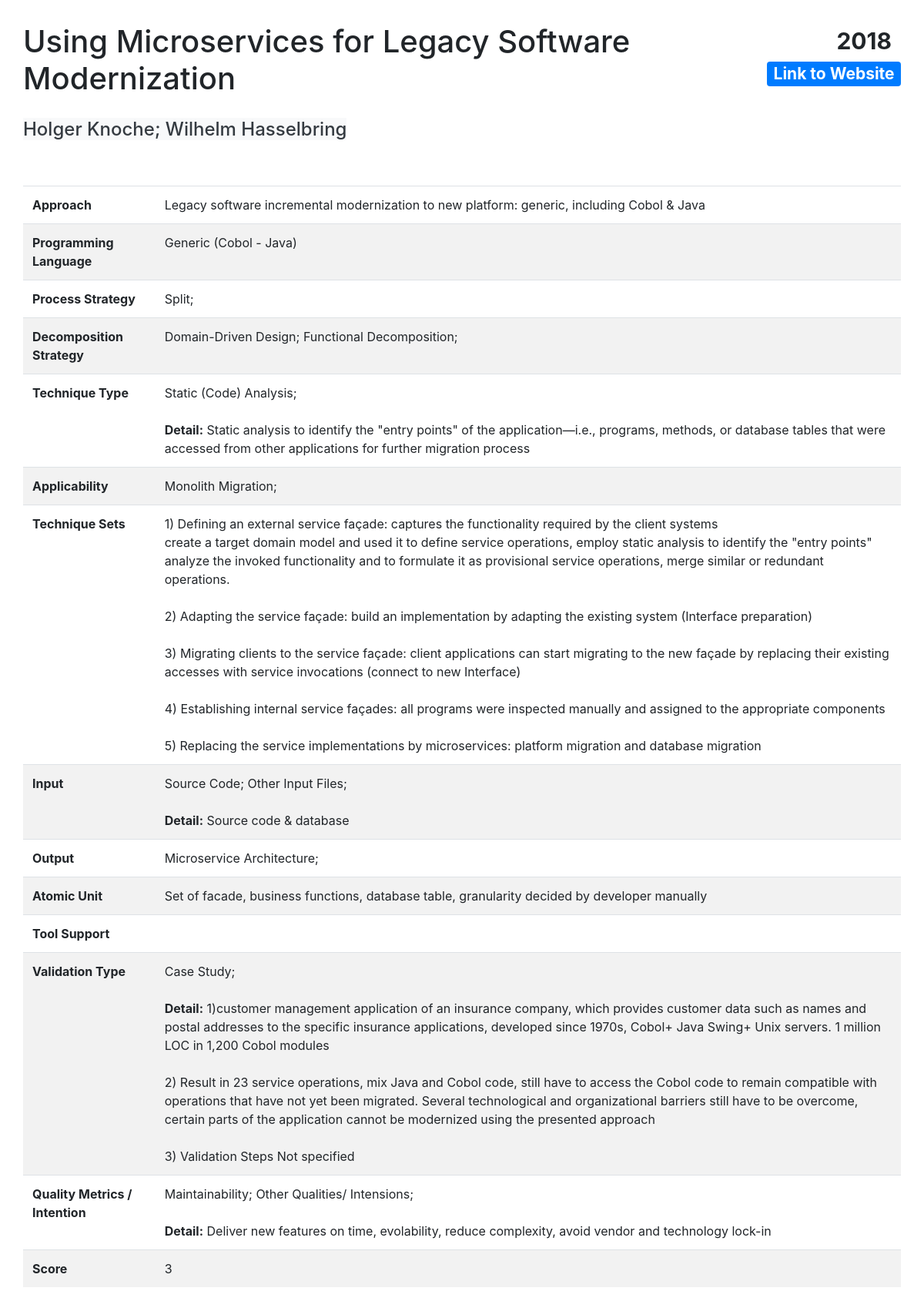
Page /result.php?id=60 on the committed database.
### tables this page shows
CREATE TABLE `contribution` (
  `id` int(11) NOT NULL,
  `Title` varchar(150) NOT NULL DEFAULT 'Title',
  `Year` year(4) NOT NULL DEFAULT 2000,
  `Authors` tinytext NOT NULL,
  `Link` varchar(250) NOT NULL DEFAULT 'Empty Link',
  `Approach` text NOT NULL,
  `Process_Rewrite` tinyint(4) NOT NULL DEFAULT 0 COMMENT 'Process Strategy',
  `Process_Extension` tinyint(4) NOT NULL DEFAULT 0 COMMENT 'Process Strategy',
  `Process_StranglerPattern` tinyint(4) NOT NULL DEFAULT 0 COMMENT 'Process Strategy',
  `Process_ContinuousEvolution` tinyint(4) NOT NULL DEFAULT 0 COMMENT 'Process Strategy',
  `Process_Split` tinyint(4) NOT NULL DEFAULT 0 COMMENT 'Process Strategy',
  `Process_Others` tinyint(4) NOT NULL DEFAULT 0 COMMENT 'Process Strategy',
  `ProcessDetail` mediumtext DEFAULT NULL,
  `Decomposition_DDD` tinyint(4) NOT NULL DEFAULT 0 COMMENT 'Decomposition Strategy',
  `Decomposition_FunctionalDecomposition` tinyint(4) NOT NULL DEFAULT 0 COMMENT 'Decomposition Strategy',
  `Decomposition_ExistingStructure` tinyint(4) NOT NULL DEFAULT 0 COMMENT 'Decomposition Strategy',
  `Decomposition_Others` tinyint(4) NOT NULL DEFAULT 0 COMMENT 'Decomposition Strategy',
  `DecompositionDetail` tinytext DEFAULT NULL,
  `TechniqueSet` mediumtext NOT NULL,
  `Technique_SCA` tinyint(4) NOT NULL DEFAULT 0 COMMENT 'Technique Type',
  `Technique_MDA` tinyint(4) NOT NULL DEFAULT 0 COMMENT 'Technique Type',
  `Technique_WDA` tinyint(4) NOT NULL DEFAULT 0 COMMENT 'Technique Type',
  `Technique_DMC` tinyint(4) NOT NULL DEFAULT 0 COMMENT 'Technique Type',
  `Technique_Others` tinyint(4) NOT NULL DEFAULT 0 COMMENT 'Technique Type',
  `TechniqueTypeDetail` mediumtext DEFAULT NULL,
  `Applicability_GR` tinyint(1) NOT NULL DEFAULT 0 COMMENT 'Applicability',
  `Applicability_MO` tinyint(1) NOT NULL DEFAULT 0 COMMENT 'Applicability',
  `AtomicUnit` tinytext DEFAULT NULL,
  `Input_SourceCode` tinyint(4) NOT NULL DEFAULT 0 COMMENT 'Input Choice',
  `Input_UseCase` tinyint(4) NOT NULL DEFAULT 0 COMMENT 'Input Choice',
  `Input_SystemSpecification` tinyint(4) NOT NULL DEFAULT 0 COMMENT 'Input Choice',
  `Input_API` tinyint(4) NOT NULL DEFAULT 0 COMMENT 'Input Choice',
  `Input_Others` tinyint(4) NOT NULL DEFAULT 0 COMMENT 'Input Choice',
  `InputDetail` tinytext DEFAULT NULL,
  `Output_List` tinyint(4) NOT NULL DEFAULT 0 COMMENT 'Output Choice',
  `Output_Archi` tinyint(4) NOT NULL DEFAULT 0 COMMENT 'Output Choice',
  `Output_Others` tinyint(4) NOT NULL DEFAULT 0 COMMENT 'Output Choice',
  `OutputDetail` tinytext DEFAULT NULL,
  `Tool` mediumtext DEFAULT NULL,
  `ProgramLanguage` mediumtext DEFAULT NULL,
  `Validation_Experiment` tinyint(4) NOT NULL DEFAULT 0 COMMENT 'Validation Type',
  `Validation_Example` tinyint(4) NOT NULL DEFAULT 0 COMMENT 'Validation Type',
  `Validation_CaseStudy` tinyint(4) NOT NULL DEFAULT 0 COMMENT 'Validation Type',
  `Validation_NoValidation` tinyint(4) NOT NULL DEFAULT 0 COMMENT 'Validation Type',
  `ValidationTypeDetail` mediumtext DEFAULT NULL,
  `ValidationMetrics` mediumtext DEFAULT NULL,
  `Quality_Maintainability` tinyint(4) NOT NULL DEFAULT 0 COMMENT 'Quality',
  `Quality_Security` tinyint(4) NOT NULL DEFAULT 0 COMMENT 'Quality',
  `Quality_Performance` tinyint(4) NOT NULL DEFAULT 0 COMMENT 'Quality',
  `Quality_Reliability` tinyint(4) NOT NULL DEFAULT 0 COMMENT 'Quality',
  `Quality_Scalability` tinyint(4) DEFAULT 0 COMMENT 'Quality',
  `Quality_Others` tinyint(4) NOT NULL DEFAULT 0 COMMENT 'Quality',
  `QualityDetail` mediumtext DEFAULT NULL,
  `Score` float NOT NULL DEFAULT 1
);

### result.php (the view, shortened to what this page needs)
<!DOCTYPE html>
<html lang="en">
<head>
    <link rel="stylesheet" href="https://maxcdn.bootstrapcdn.com/bootstrap/4.5.0/css/bootstrap.min.css">
    <link rel="stylesheet" type="text/css" href="css/style.css">
</head>
<?php
include('functions.php');
$servername = "localhost";
$username = "user";
$password = "";
$dbname = "migration";
$conn = new mysqli($servername, $username, $password, $dbname);
$sql = "SELECT * FROM contribution WHERE id=" . $_GET['id'];
$result = $conn->query($sql);
if ($result->num_rows > 0) {
    $row = $result->fetch_assoc();
} else {
    echo "<h1>Error: fail to find detailed page from database</h1>";
}
?>
<body>
    <div class="container-fluid" style="padding:30px">
        <div class="row">
            <div class="col-md-10">
                <div class="page-header">
                    <h1 id="Title" name="Title">
                        <?php
                        echo nl2br($row["Title"]); ?>
                    </h1>
                </div>
            </div>
            <div class="col-md-2">
                <div class="row">
                    <div class="col-md-12">
                        <h1>
                            <span class="badge badge-default float-right" id="Year" name="Year">
                                <?php
                                echo $row["Year"]; ?>
                            </span>
                        </h1>
                    </div>
                </div>
                <div class="row" style="margin-top:5px">
                    <div class="col-md-12">
                        <h3><a href="<?php
                                        echo $row["Link"]; ?>" class="badge badge-primary float-right" id="Link" name="Link" target="_blank">Link to Website</a></h3>
                    </div>
                </div>
            </div>
        </div>
        <div class="row" style="margin-top:20px">
            <div class="col-md-12">
                <h4><span class="bg-light text-dark" id="Author" name="Author">
                        <?php
                        echo $row["Authors"]; ?></span></h4>
            </div>
        </div>
        <div class="row" style="margin-top:50px">
            <div class="col-md-12">
                <table class="table">
                    <tbody>
                        <tr class="table">
                            <td>
                                <b>Approach</b>
                            </td>
                            <td id="DetailApproach" name="DetailApproach">
                                <?php
                                echo $row["Approach"]; ?>
                            </td>
                        </tr>
                        <tr class="table">
                                <td>
                                    <b>Programming Language</b>
                                </td>
                                <td id="ProgramLanguage" name="ProgramLanguage">
                                    <?php
                                    echo nl2br($row["ProgramLanguage"]); ?>
                                </td>
                            </tr>
                        <tr class="table">
                            <td>
                                <b>Process Strategy</b>
                            </td>
                            <td id="DetailProcessStrategy" name="DetailProcessStrategy">
                            </td>
                        </tr>
                        <trclass="table">
                            <td>
                                <b>Decomposition Strategy</b>
                            </td>
                            <td id="DetailDecompositionStrategy" name="DetailDecompositionStrategy">
                            </td>
                            <tr class="table">
                                <td>
                                    <b>Technique Type</b>
                                </td>
                                <td id="DetailTechniqueType" name="DetailTechniqueType">
                                    <?php
                                    showTechniqueType($row);
                                    ?>
                                </td>
                            </tr>
                            <tr class="table">
                                <td>
                                    <b>Applicability</b>
                                </td>
                                <td id="DetailApplicability" name="DetailApplicability">
                                </td>
                            </tr>
                            <tr class="table">
                                <td>
                                    <b>Technique Sets</b>
                                </td>
                                <td id="DetailTechniqueSets" name="DetailTechniqueSets">
                                    <?php
                                    echo nl2br($row["TechniqueSet"]); ?>
                                </td>
                            </tr>
                            <tr class="table">
                                <td>
                                    <b> Input</b>
                                </td>
                                <td id="DetailInput" name="DetailInput">
                                    <?php
                                    showInput($row);
                                    ?>
                                </td>
                            </tr>
                            <tr class="table">
                                <td>
                                    <b>Output</b>
                                </td>
                                <td id="DetailOutput" name="DetailOutput">
                                </td>
                            </tr>
                            <tr class="table">
                                <td>
                                    <b>Atomic Unit</b>
                                </td>
                                <td id="DetailAtomic" name="DetailAtomic">
                                    <?php
                                    echo nl2br($row["AtomicUnit"]); ?>
                                </td>
                            </tr>
                            <tr class="table">
                                <td>
                                    <b>Tool Support</b>
                                </td>
                                <td id="DetailToolSupport" name="DetailToolSupport">
                                </td>
                            </tr>
                            <tr class="table">
                                <td>
                                    <b>Validation Type</b>
                                </td>
                                <td id="DetailValidationType" name="DetailValidationType">
                                    <?php
                                    showValidation($row); ?>
                                </td>
                            </tr>
                            <tr class="table">
                                <td>
                                    <b>Quality Metrics / Intention</b>
                                </td>
                                <td id="DetailQuality" name="DetailQuality">
                                    <?php
                                    showQuality($row); ?>
                                </td>
                            </tr>
                            <tr class="table">
                                <td>
                                    <b>Score</b>
                                </td>
                                <td id="Score" name="Score">
                                    <?php
                                    echo $row["Score"]; ?>
                                </td>
                            </tr>
                    </tbody>
                </table>
            </div>
        </div>
    </div>
</body>
</html>

### functions.php (shortened to what this page needs)
<?php
function showProcess($row)
{
    $data = "";
    if ($row["Process_Split"] != 0) {
        $data = $data . "Split; ";
    }
    echo nl2br($data);
}
function showDecomposition($row)
{
    $data = "";
    if ($row["Decomposition_DDD"] != 0) {
        $data = $data . "Domain-Driven Design; ";
    }
    if ($row["Decomposition_FunctionalDecomposition"] != 0) {
        $data = $data . "Functional Decomposition; ";
    }
    echo nl2br($data);
}
function showTechniqueType($row)
{
    $data = "";
    if ($row["Technique_SCA"] != 0) {
        $data = $data . "Static (Code) Analysis; ";
    }
    if ($row["TechniqueTypeDetail"] != null && strcmp($row["TechniqueTypeDetail"], "") != 0) {
        $data = $data . "<br><br><b>Detail:</b> " . $row["TechniqueTypeDetail"];
    }
    echo nl2br($data);
}
function showApplicability($row)
{
    $data = "";
    if ($row["Applicability_MO"] != 0) {
        $data = $data . "Monolith Migration; ";
    }
    echo nl2br($data);
}
function showInput($row)
{
    $data = "";
    if ($row["Input_SourceCode"] != 0) {
        $data = $data . "Source Code; ";
    }
    if ($row["Input_Others"] != 0) {
        $data = $data . "Other Input Files; ";
    }
    if ($row["InputDetail"] != null && strcmp($row["InputDetail"], "") != 0) {
        $data = $data . "<br><br><b>Detail:</b> " . $row["InputDetail"];
    }
    echo nl2br($data);
}
function showOutput($row)
{
    $data = "";
    if ($row["Output_Archi"] != 0) {
        $data = $data . "Microservice Architecture; ";
    }
    echo nl2br($data);
}
function showValidation($row)
{
    $data = "";
    if ($row["Validation_CaseStudy"] != 0) {
        $data = $data . "Case Study; ";
    }
    if ($row["ValidationTypeDetail"] != null && strcmp($row["ValidationTypeDetail"], "") != 0) {
        $data = $data . "<br><br><b>Detail:</b> " . $row["ValidationTypeDetail"];
    }
    echo nl2br($data);
}
function showQuality($row)
{
    $data = "";
    if ($row["Quality_Maintainability"] != 0) {
        $data = $data . "Maintainability; ";
    }
    if ($row["Quality_Others"] != 0) {
        $data = $data . "Other Qualities/ Intensions; ";
    }
    if ($row["QualityDetail"] != null && strcmp($row["QualityDetail"], "") != 0) {
        $data = $data . "<br><br><b>Detail:</b> " . $row["QualityDetail"];
    }
    echo nl2br($data);
}

### css/style.css (style rules this page uses)
tr:nth-child(even) { background-color: #f2f2f2 }

### rows in the picture
contribution: Title "Using Microservices for Legacy Software Modernization", Year "2018", Authors "Holger Knoche; Wilhelm Hasselbring", Approach "Legacy software incremental modernization to new platform: generic, including Cobol & Java", ProgramLanguage "Generic (Cobol - Java)", TechniqueTypeDetail "Static analysis to identify the \"entry points\" of the application—i.e., programs, methods, or database tables that were accessed from other applications for further migration process", TechniqueSet "1) Defining an external service façade: captures the functionality required by the client systems create a target domain model and used it to define service operations, employ static analysis to identify the \"entry points\" analyze the invoked functionality and to formulate it as provisional service operations, merge similar or redundant operations. 2) Adapting the service façade: build an implementation by adapting the existing system (Interface preparation) 3) Migrating clients to the service façade: client applications can start migrating to the new façade by replacing their existing accesses with service invocations (connect to new Interface) 4) Establishing internal service façades: all…", InputDetail "Source code & database", AtomicUnit "Set of facade, business functions, database table, granularity decided by developer manually", ValidationTypeDetail "1)customer management application of an insurance company, which provides customer data such as names and postal addresses to the specific insurance applications, developed since 1970s, Cobol+ Java Swing+ Unix servers. 1 million LOC in 1,200 Cobol modules 2) Result in 23 service operations, mix Java and Cobol code, still have to access the Cobol code to remain compatible with operations that have not yet been migrated. Several technological and organizational barriers still have to be overcome, certain parts of the application cannot be modernized using the presented approach 3) Validation Steps Not specified", QualityDetail "Deliver new features on time, evolability, reduce complexity, avoid vendor and technology lock-in", Score "3"

### other values in the picture
$data "Split;"
$data "Domain-Driven Design; Functional Decomposition;"
$data "Static (Code) Analysis;"
$data "Monolith Migration;"
$data "Source Code; Other Input Files;"
$data "Microservice Architecture;"
$data "Case Study;"
$data "Maintainability; Other Qualities/ Intensions;"
